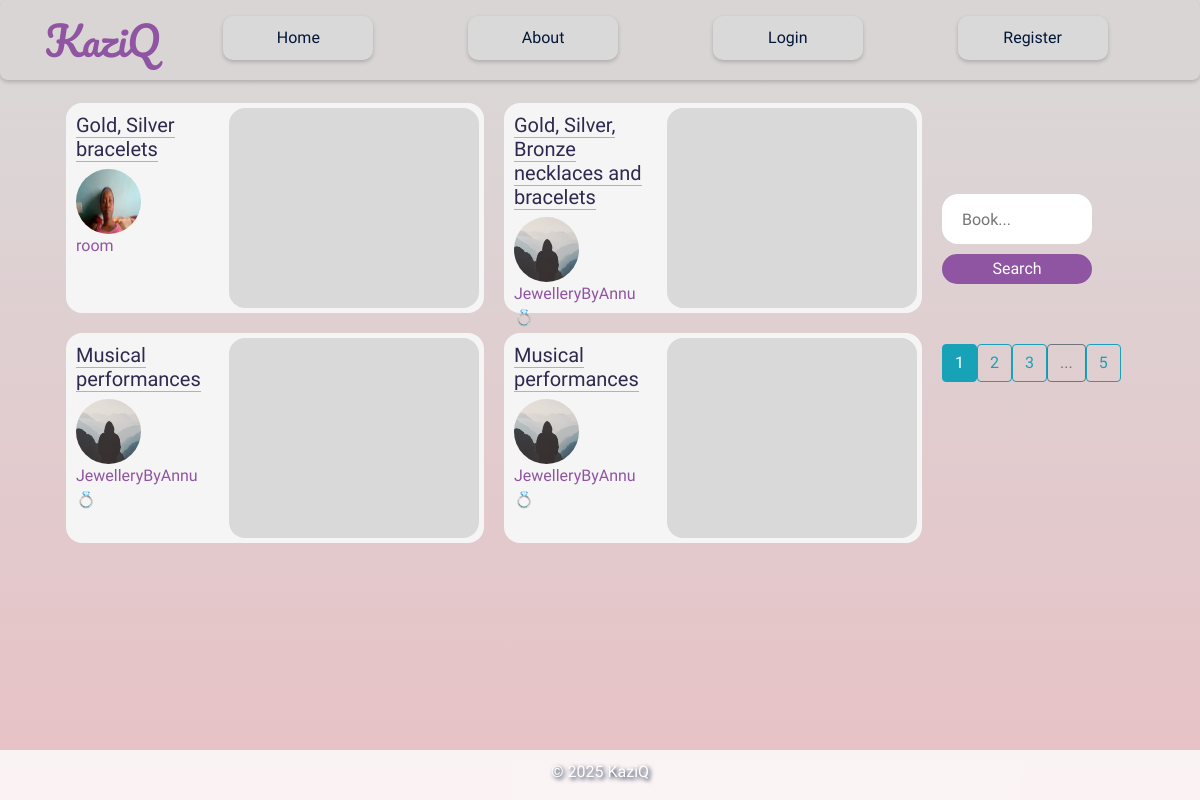
Before: / with the older database file.
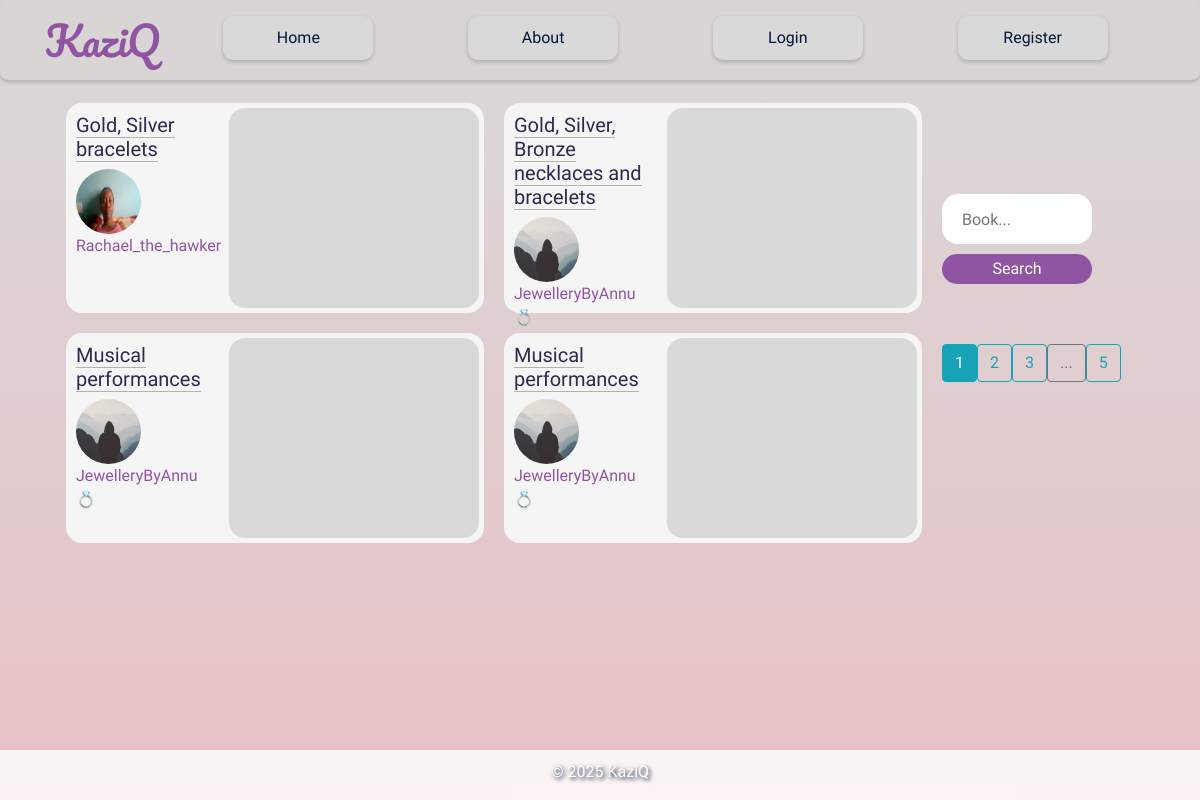
After: the same page with the newer database file.
### flaskblog/models.py (models this page shows, shortened)
class Post(db.Model):
    id = db.Column(db.Integer, primary_key=True)
    title = db.Column(db.String(100), nullable=False)
    date_posted = db.Column(db.DateTime, nullable=False, default=datetime.utcnow)
    content = db.Column(db.Text, nullable=False)
    price = db.Column(db.String(20), nullable=False)
    user_id = db.Column(db.Integer, db.ForeignKey('user.id'), nullable=False)
    image_file = db.Column(db.String(20), nullable=True)
    cart_items = db.relationship('CartItem', backref='post', lazy=True)

class User(db.Model, UserMixin):
    id = db.Column(db.Integer, primary_key=True)
    username = db.Column(db.String(20), unique=True, nullable=False)
    email = db.Column(db.String(120), unique=True, nullable=False)
    whatsapp = db.Column(db.String(20), nullable=False)
    image_file = db.Column(db.String(20), nullable=False, default='default.jpg')
    password = db.Column(db.String(60), nullable=False)
    posts = db.relationship('Post', backref='author', lazy=True)

### flaskblog/routes.py (the view)
@app.route('/home')
@app.route('/')
def home():
    page = request.args.get('page', 1, type=int)
    posts = Post.query.order_by(Post.date_posted.asc()).paginate(page=page, per_page=4)
    return render_template('home.html', posts=posts, title='Home')

### flaskblog/__init__.py (called while the page is built)
@app.context_processor
def inject_min_max():
    return dict(min=min, max=max)

### flaskblog/templates/home.html (shortened to what this page needs)
{% extends 'layout.html' %}
{% block content %}
    {% for post in posts.items%}
    <article class="media content-section">
      <a href="{{ url_for('post', post_id=post.id) }}" class="inner-content-section-link">
        <div class="inner-content-section">
          <div class="inner-content-section-metadata">
            <h5><a class="article-title" href="{{ url_for('post', post_id=post.id)}}">{{ post.title }}</a></h5>
            <img class="rounded-circle article-img" src="{{ url_for('static', filename='profile_pics/' + post.author.image_file) }}">
              <div class="media-body">
                <div class="article-metadata">
                  <a class="mr-2 username" href="{{url_for('user_posts', username=post.author.username)}}">{{ post.author.username }}</a>
                </div>
              </div>
          </div>
          <div class="post-image-container">
          </div>
        </div>
      </a>
    </article>
    {% endfor %}
{% endblock %}
{% block sidebar %}
    <div class="search">
      <form action="{{ url_for('search') }}" method="GET" class="search-form">
        <input type="text" name="query" placeholder="Book..." required>
        <button type="submit">Search</button>
      </form>
    </div>
    <div class="pagination">
      {% for page_num in posts.iter_pages(left_edge=1, left_current=1, right_edge=1, right_current=2) %}
        {% if page_num %}
          {% if posts.page == page_num %}
            <a class="btn btn-info mb-4" href="{{ url_for('home', page=page_num) }}">{{ page_num }}</a>
          {% else %}
            <a class="btn btn-outline-info mb-4" href="{{ url_for('home', page=page_num) }}">{{ page_num }}</a>
          {% endif %}
        {% else %}
          <span class="btn btn-outline-secondary mb-4">...</span>
        {% endif %}
      {% endfor %}
  </div>
{% endblock %}

### flaskblog/templates/layout.html (shortened to what this page needs)
<!DOCTYPE html>
<html lang="en">
<head>
    <link rel="stylesheet" href="https://cdn.jsdelivr.net/npm/bootstrap@4.3.1/dist/css/bootstrap.min.css">
    <link rel="stylesheet" type="text/css" href="{{ url_for('static', filename='main.css') }}">
</head>
<body>
    <header class="site-header">
        <nav class="navbar navbar-expand-md" id="navbar">
            <div class="container">
                <a class="navbar-brand" href="/">KaziQ</a>
                <div class="collapse navbar-collapse" id="navbarToggle">
                    <div class="navbar-nav mr-auto" id="navbar-nav">
                        <a class="nav-item nav-link" href="{{url_for('home')}}">Home</a>
                        <a class="nav-item nav-link" href="{{url_for('about')}}">About</a>
                        {% if current_user.is_authenticated %}
                        <a class="nav-item nav-link" href="{{url_for('new_post')}}">New Post</a>
                        <a class="nav-item nav-link" href="{{url_for('logout')}}">Logout</a>
                        <a href="{{ url_for('account') }}">
                            <img src="{{ url_for('static', filename='profile_pics/' + current_user.image_file) }}" alt="Profile" class="rounded-circle account-img">
                        </a>                        {% else %}
                            <a class="nav-item nav-link" href="{{url_for('login')}}">Login</a>
                            <a class="nav-item nav-link" href="{{url_for('register')}}">Register</a>
                        {% endif %}
                    </div>
                </div>
            </div>
        </nav>
    </header>
    <main role="main" class="container mt-5 pt-5">
        <div class="row">
            <div class="content-container">
                <div class="body-content">
                    <div class="actual-content">
                        {% block content %}{% endblock %}
                    </div>
                    <div class="sidebar">
                        {% block sidebar %}{% endblock %}
                    </div>
                </div>
            </div>
        </div>
    </main>
    <footer>
        <div class="footer-container">
            <div class="footer">
                <p>&copy; 2025 KaziQ</p>
            </div>
        </div>
    </footer>
</body>
</html>

### flaskblog/static/main.css (style rules this page uses)
body { background-image: linear-gradient(to bottom, #D9D9D9, #E8C1C5); background-repeat: no-repeat; background-position:center; background-attachment: fixed; font-family: "Itim", cursive; font-weight: 400; font-style: normal; color: #011638; margin:0; }
h1, h2, h3, h4, h5, h6 { color: #444444; }
.search-form { width: 150px; height:150px; margin: -2px 0 0 0; display:flex; justify-content:start; align-items:start; flex-direction:column; }
.search-form input { width: 150px; height: 50px; border-radius: 1em; border:none; margin: 0 0 10px 0; padding:10px 20px; text-align:start; }
.search-form button { width: 150px; height: 30px; border-radius: 1em; border:none; background-color:#9055A2; color:#ffffff; font-weight: 400; font-style: normal; text-align:center; }
.site-header .navbar-nav .nav-link { color:#011638; background-color:#D9D9D9; border-radius:10px; text-align:center; padding:10px 25px; transition: background-color 0.3s; box-shadow: 0 2px 4px 0 rgba(0,0,0,0.2); }
#navbar { background-color:#dad5d5; width: 100%; height: 80px; border-radius:8px; box-shadow: 0 2px 4px 0 rgba(0,0,0,0.2); margin-top: 0; display:flex; justify-content:center; align-items:center; }
#navbar-nav { width:100%; display:flex; justify-content:space-around; align-items:end; margin-top:-5px; }
.navbar-nav { margin:0; width:100%; display:flex; justify-content:space-around; }
.navbar-brand { font-family: "Pacifico", cursive; font-weight: 400; font-style: normal; color: #9055A2; font-size:2.5rem; }
.nav-item { font-family: "Itim", cursive; font-weight: 400; font-style: normal; color: #011638; width:150px; text-align:center; }
.body-content { display:flex; justify-content:center; align-items:start; flex-direction:row; padding-left:2.25em; }
.navbar, .navbar-collapse { filter: none; pointer-events: auto; z-index: 1050; }
.content-section { background: whitesmoke; border: none; border-radius: 1em; height:600px; }
.inner-content-section { display:flex; align-items:start; }
.inner-content-section-metadata { display:flex; justify-content:center; align-items: flex-start; flex-direction:column; width:150px; }
.inner-content-section-link { display: block; text-decoration: none; color: inherit; }
.actual-content { border: none; border-radius:1em; display: grid; gap: 20px; grid-template-columns: repeat(2, 1fr); height:100%; width:100%; margin:-73px 0 20px 0; }
.article-title { color: #2E294E; border-bottom: 1px solid #b3b1b1; margin-bottom:10px; }
.article-img { height: 65px; width: 65px; }
.article-metadata { padding-bottom: 1px; margin-bottom: 4px; height:20px; display:flex; justify-content:center; }
.article-metadata a { color: #9055A2; }
.media { width:418px; height:210px; padding:10px; }
footer { display:flex; justify-content:center; align-items:end; background-color: rgba(255, 255, 255, 0.8); width:100%; height: 50px; color:#ffffff; font-size:1rem; position:fixed; bottom:0; text-shadow: 2px 2px 4px #011638; }
.post-image-container { width:250px; height:200px; border-radius:1em; background-color:#D9D9D9; margin: -5px -10px 0 3px; }
.sidebar { width: 200px; padding: 20px; border-radius:1em; }

Changed rows visible on the page:
changed through a linked row, Post "Gold, Silver bracelets": author.username "room" → "Rachael_the_hawker"
